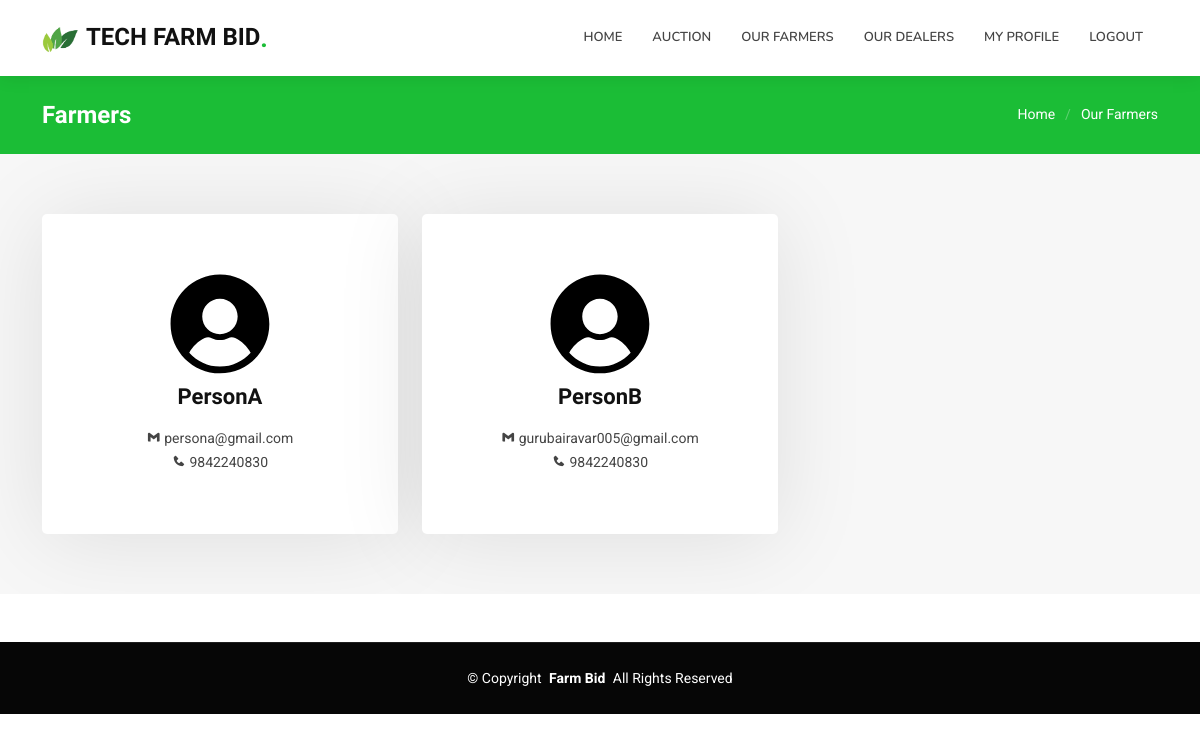
The app's page /our_farmers.php (signed in) with its own data.
### tables this page shows
CREATE TABLE `user_tbl` (
  `id` int(255) NOT NULL,
  `first_name` varchar(255) NOT NULL,
  `date_of_birth` date NOT NULL,
  `email` varchar(255) NOT NULL,
  `phone` bigint(255) NOT NULL,
  `gender` varchar(255) NOT NULL,
  `role` varchar(255) NOT NULL,
  `username` varchar(255) NOT NULL,
  `password` varchar(255) NOT NULL,
  `registered_date` timestamp NOT NULL DEFAULT current_timestamp() ON UPDATE current_timestamp()
);

### our_farmers.php (the view, shortened to what this page needs)
<!DOCTYPE html>
<html>
<head>
  <link href="css/bootstrap.min.css" rel="stylesheet">
  <link href="css/main.css" rel="stylesheet">
  <link rel="stylesheet" href="https://cdnjs.cloudflare.com/ajax/libs/boxicons/2.1.0/css/boxicons.min.css" />
</head>
<body class="index-page">
  <?php include 'header.php'; ?>
  <main class="main">
    <div class="page-title accent-background">
      <div class="container d-lg-flex justify-content-between align-items-center">
        <h1 class="mb-2 mb-lg-0">Farmers</h1>
        <nav class="breadcrumbs">
          <ol>
            <li><a href="home.php">Home</a></li>
            <li class="current">Our Farmers</li>
          </ol>
        </nav>
      </div>
    </div>
    <section id="services" class="services section light-background">
      <div class="container">
        <div class="row gy-4">
          <?php
           $sql = "SELECT * FROM user_tbl WHERE role = 'farmer' AND id !='$user_id'";
            $result = $conn->query($sql);
            if ($result->num_rows > 0) {
              while($row = $result->fetch_assoc()) {
                      ?>
          <div class="col-lg-4 col-md-6" data-aos="fade-up" data-aos-delay="100">
            <div class="service-item item-cyan position-relative">
              <div class="icon">
              </div>
              <a href="my_profile.php?id=<?php echo $row['id']; ?>" class="stretched-link">
                <h3><?php echo $row['first_name'] ?></h3>
              </a>
              <p><i class='bx bxl-gmail'></i> <?php echo $row['email'] ?></p>
              <p><i class='bx bxs-phone'></i> <?php echo $row['phone'] ?></p>
            </div>
          </div>
          <?php
                          }
                        }
                          else {
                            echo "Sorry! Not Found";
                          }
                    ?>
        </div>
      </div>
    </section>
  </main>
  <footer id="footer" class="footer dark-background mt-5">
    <div class="container copyright text-center mt-4">
      <p>© <span>Copyright</span> <strong class="px-1 sitename">Farm Bid</strong> <span>All Rights Reserved</span></p>
    </div>
  </footer>
</body>
</html>

### css/main.css (style rules this page uses)
:root { --default-font: "Roboto", system-ui, -apple-system, "Segoe UI", Roboto, "Helvetica Neue", Arial, "Noto Sans", "Liberation Sans", sans-serif, "Apple Color Emoji", "Segoe UI Emoji", "Segoe UI Symbol", "Noto Color Emoji"; --heading-font: "Raleway", sans-serif; --nav-font: "Nunito", sans-serif; }
:root { --background-color: #ffffff; --default-color: #444444; --heading-color: #111111; --accent-color: #1bbd36; --surface-color: #ffffff; --contrast-color: #ffffff; }
:root { --nav-color: #444444; --nav-hover-color: #1bbd36; --nav-mobile-background-color: #ffffff; --nav-dropdown-background-color: #ffffff; --nav-dropdown-color: #444444; --nav-dropdown-hover-color: #1bbd36; }
.light-background { --background-color: #f7f7f7; --surface-color: #ffffff; }
.dark-background { --background-color: #060606; --default-color: #ffffff; --heading-color: #ffffff; --surface-color: #252525; --contrast-color: #ffffff; }
.accent-background { --background-color: #1bbd36; --default-color: #ffffff; --heading-color: #ffffff; --accent-color: #ffffff; --surface-color: #2ae149; --contrast-color: #ffffff; }
:root { scroll-behavior: smooth; }
body { color: var(--default-color); background-color: var(--background-color); font-family: var(--default-font); }
a { color: var(--accent-color); text-decoration: none; transition: 0.3s; }
h1, h2, h3, h4, h5, h6 { color: var(--heading-color); font-family: var(--heading-font); }
.footer { color: var(--default-color); background-color: var(--background-color); font-size: 14px; position: relative; }
.footer .copyright { padding: 25px 0; border-top: 1px solid color-mix(in srgb, var(--default-color), transparent 90%); }
.footer .copyright p { margin-bottom: 0; }
.page-title { color: var(--default-color); background-color: var(--background-color); padding: 25px 0; position: relative; }
.page-title h1 { font-size: 24px; font-weight: 700; }
.page-title .breadcrumbs ol { display: flex; flex-wrap: wrap; list-style: none; padding: 0; margin: 0; font-size: 14px; font-weight: 400; }
.page-title .breadcrumbs ol li+li { padding-left: 10px; }
.page-title .breadcrumbs ol li+li::before { content: "/"; display: inline-block; padding-right: 10px; color: color-mix(in srgb, var(--default-color), transparent 70%); }
section, .section { color: var(--default-color); background-color: var(--background-color); padding: 60px 0; scroll-margin-top: 100px; overflow: clip; }
.services .service-item { background-color: var(--surface-color); box-shadow: 0px 5px 90px 0px rgba(0, 0, 0, 0.1); height: 100%; padding: 60px 30px; text-align: center; transition: 0.3s; border-radius: 5px; }
.services .service-item .icon { margin: 0 auto; width: 100px; height: 100px; display: flex; align-items: center; justify-content: center; transition: ease-in-out 0.3s; position: relative; }
.services .service-item .icon svg { position: absolute; top: 0; left: 0; }
.services .service-item h3 { font-weight: 700; margin: 10px 0 15px 0; font-size: 22px; }
.services .service-item p { line-height: 24px; font-size: 14px; margin-bottom: 0; }

### records on screen
user_tbl: first_name "PersonA", email "persona@gmail.com", phone "9842240830"
user_tbl: first_name "PersonB", email "gurubairavar005@gmail.com", phone "9842240830"
